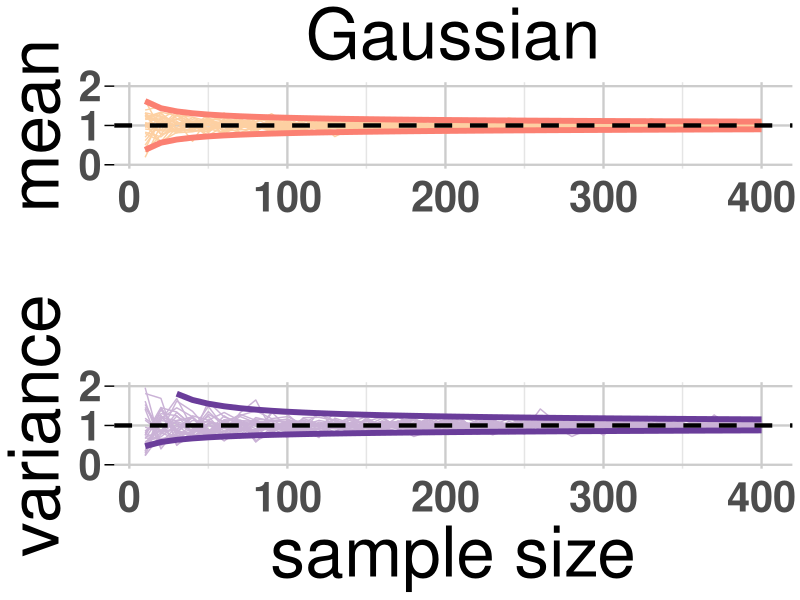
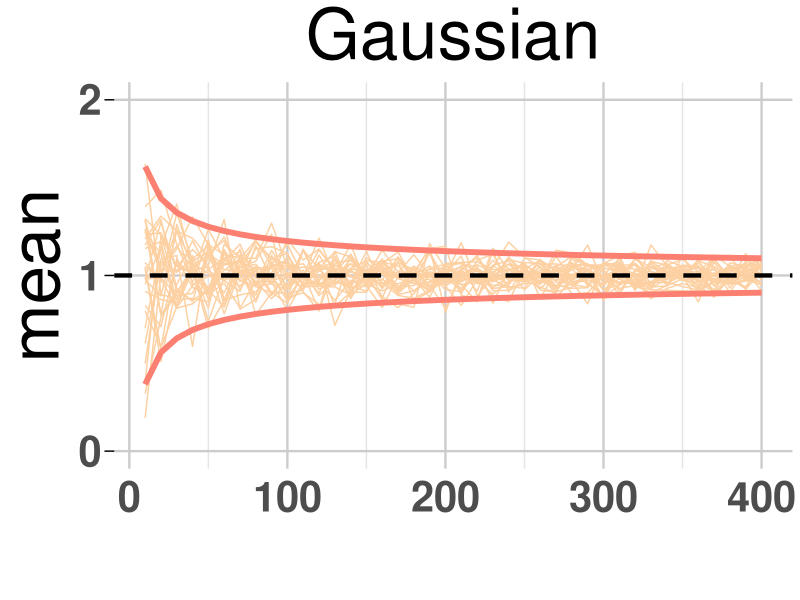
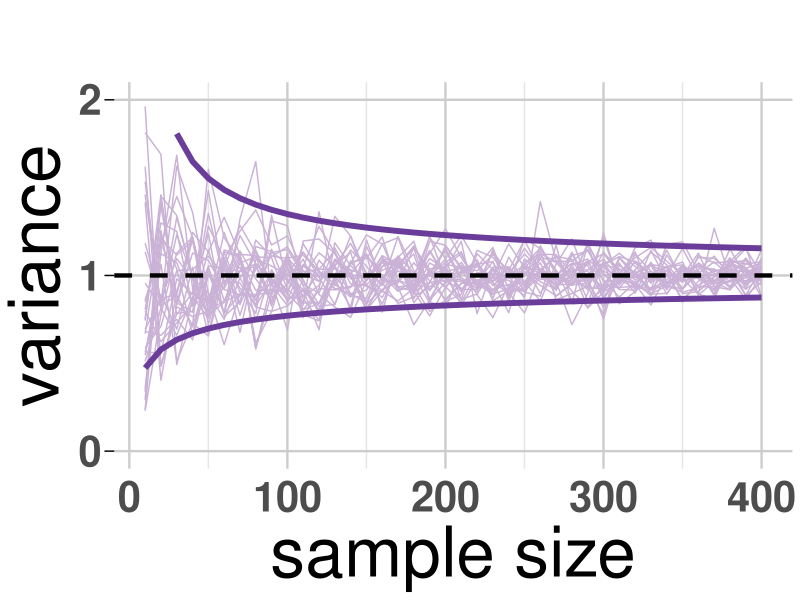

Generate these figures, in order, with R:
#Code for Figure 3a.
#Code to simulate sample mean & variance vs sample size for normal distribution.
#Plotting 30 such lines (in grey) and then put an envelop (values +-2SD) around the results.
#Final modification in April 2025.

library(ggplot2)
library(gridExtra)

# Defining the range of sample sizes
nd_sample_sizes <- seq(10, 400, 10)   # Sample sizes from 10 to 400 in steps of 10
num_lines <- 30  # Number of lines to plot per plot

# Generating empty vectors to store the sample means and variances
all_means <- list()
all_variances <- list()
mean_envelopes <- data.frame()
variance_envelopes <- data.frame()

# Generating random samples and calculating the mean and variance for each sample size
for (size in nd_sample_sizes) {
  means <- numeric(num_lines)
  variances <- numeric(num_lines)
  
  for (j in seq_len(num_lines)) {
    nd_sample <- rnorm(size, mean = 1, sd = 1)  # Generating random sample from normal distribution
    means[j] <- mean(nd_sample)
    variances[j] <- var(nd_sample)
  }
  
  # Storing the results in lists
  all_means[[as.character(size)]] <- means
  all_variances[[as.character(size)]] <- variances
  
  # Calculating mean and theoretical 95% confidence interval (CI) for envelopes
  mean_data <- data.frame(
    SampleSize = size,
    MeanMean = 1,
    MeanSD = 1.96 * (1 / sqrt(size))
  )
  
  variance_data <- data.frame(
    SampleSize = size,
    VarMean = 1,
    VarLower = (size - 1) / qchisq(0.975, size - 1),
    VarUpper = (size - 1) / qchisq(0.025, size - 1)
  )
  
  mean_envelopes <- rbind(mean_envelopes, mean_data)
  variance_envelopes <- rbind(variance_envelopes, variance_data)
}

# Creating data frames for plotting
mean_data <- do.call(rbind, lapply(names(all_means), function(size) {
  data.frame(
    SampleSize = as.numeric(size),
    SampleMean = all_means[[size]],
    Line = factor(1:num_lines)
  )
}))

variance_data <- do.call(rbind, lapply(names(all_variances), function(size) {
  data.frame(
    SampleSize = as.numeric(size),
    SampleVariance = all_variances[[size]],
    Line = factor(1:num_lines)
  )
}))

###############################################################################
# Plotting sample means vs sample size with theoretical 95% confidence envelopes
mean_plot <- ggplot() +
  geom_line(data = mean_data, aes(x = SampleSize, y = SampleMean, color = Line, group = Line), size = 0.5, colour = "#fdd0a2") +
  geom_line(data = mean_envelopes, aes(x = SampleSize, y = MeanMean - MeanSD), linetype = "solid", size = 2, color = "#fb8072") +
  geom_line(data = mean_envelopes, aes(x = SampleSize, y = MeanMean + MeanSD), linetype = "solid", size = 2, color = "#fb8072") +
  geom_hline(yintercept = 1, linetype = "dashed", size = 1.5) +
  labs(title = "Gaussian", x = "", y = "mean") +
  scale_y_continuous(breaks = c(0, 1, 2), limits = c(0, 2), minor_breaks = NULL) +
  theme_minimal() +
  theme(
    plot.title = element_text(hjust = 0.5, size = 50),
    axis.text.y = element_text(face = "bold", size = 30),
    axis.text.x = element_text(face = "bold", size = 30),
    axis.title = element_text(size = 50),
    legend.position = "none",
    panel.grid.minor.y = element_blank(),
    panel.grid.major = element_line(color = "grey80", size = 0.8),  # Adjusting grid lines' color and width
    panel.grid.minor = element_line(color = "grey90", size = 0.5),  # Minor grid lines' appearance
    axis.ticks.y = element_line(),
    axis.ticks.length = unit(0.25, "cm")
  )

###############################################################################
# Plotting sample variances vs sample size with theoretical 95% confidence envelopes
variance_plot <- ggplot() +
  geom_line(data = variance_data, aes(x = SampleSize, y = SampleVariance, color = Line, group = Line), size = 0.5, colour = "#cab2d6") +
  geom_line(data = variance_envelopes, aes(x = SampleSize, y = VarLower), linetype = "solid", size = 2, color = "#6a3d9a") +
  geom_line(data = variance_envelopes, aes(x = SampleSize, y = VarUpper), linetype = "solid", size = 2, color = "#6a3d9a") +
  geom_hline(yintercept = 1, linetype = "dashed", size = 1.5) +
  labs(title = " ", x = "sample size", y = "variance") +
  scale_y_continuous(breaks = c(0, 1, 2), limits = c(0, 2), minor_breaks = NULL) +
  theme_minimal() +
  theme(
    plot.title = element_text(hjust = 0.5, size = 50),
    axis.text.y = element_text(face = "bold", size = 30),
    axis.text.x = element_text(face = "bold", size = 30),
    axis.title = element_text(size = 50),
    legend.position = "none",
    panel.grid.minor.y = element_blank(),
    panel.grid.major = element_line(color = "grey80", size = 0.8),  # Adjusting grid lines' color and width
    panel.grid.minor = element_line(color = "grey90", size = 0.5),  # Minor grid lines' appearance
    axis.ticks.y = element_line(),
    axis.ticks.length = unit(0.25, "cm")
  )

# Displaying the plots side by side
grid.arrange(mean_plot, variance_plot, ncol = 1)

#Can export the plots separately also
mean_plot
variance_plot



#Exported as TIFF at 1500x1346 pixels.
